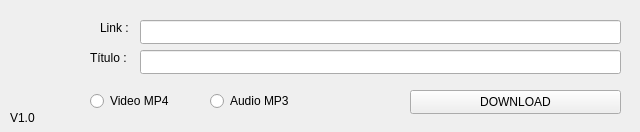
<?xml version="1.0" encoding="UTF-8"?>
<ui version="4.0">
 <class>MainWindow</class>
 <widget class="QMainWindow" name="MainWindow">
  <property name="geometry">
   <rect>
    <x>0</x>
    <y>0</y>
    <width>640</width>
    <height>132</height>
   </rect>
  </property>
  <property name="windowTitle">
   <string>MainWindow</string>
  </property>
  <widget class="QWidget" name="centralwidget">
   <widget class="QLabel" name="lb_logo">
    <property name="geometry">
     <rect>
      <x>0</x>
      <y>10</y>
      <width>81</width>
      <height>91</height>
     </rect>
    </property>
    <property name="text">
     <string>&lt;html&gt;&lt;head/&gt;&lt;body&gt;&lt;p&gt;&lt;img src=&quot;:/ytlogo/ytlogo.png&quot;/&gt;&lt;/p&gt;&lt;/body&gt;&lt;/html&gt;</string>
    </property>
   </widget>
   <widget class="QLabel" name="lb_link">
    <property name="geometry">
     <rect>
      <x>100</x>
      <y>20</y>
      <width>58</width>
      <height>16</height>
     </rect>
    </property>
    <property name="text">
     <string>Link : </string>
    </property>
   </widget>
   <widget class="QLabel" name="lb_titulo">
    <property name="geometry">
     <rect>
      <x>90</x>
      <y>50</y>
      <width>58</width>
      <height>16</height>
     </rect>
    </property>
    <property name="text">
     <string>Título :</string>
    </property>
   </widget>
   <widget class="QLineEdit" name="ln_url">
    <property name="geometry">
     <rect>
      <x>140</x>
      <y>20</y>
      <width>481</width>
      <height>24</height>
     </rect>
    </property>
   </widget>
   <widget class="QLineEdit" name="ln_nome">
    <property name="geometry">
     <rect>
      <x>140</x>
      <y>50</y>
      <width>481</width>
      <height>24</height>
     </rect>
    </property>
   </widget>
   <widget class="QPushButton" name="bt_download">
    <property name="geometry">
     <rect>
      <x>410</x>
      <y>90</y>
      <width>211</width>
      <height>24</height>
     </rect>
    </property>
    <property name="text">
     <string>DOWNLOAD</string>
    </property>
   </widget>
   <widget class="QRadioButton" name="rb_mp4">
    <property name="geometry">
     <rect>
      <x>90</x>
      <y>90</y>
      <width>100</width>
      <height>22</height>
     </rect>
    </property>
    <property name="text">
     <string>Video MP4</string>
    </property>
   </widget>
   <widget class="QRadioButton" name="rb_mp3">
    <property name="geometry">
     <rect>
      <x>210</x>
      <y>90</y>
      <width>100</width>
      <height>22</height>
     </rect>
    </property>
    <property name="text">
     <string>Audio MP3</string>
    </property>
   </widget>
   <widget class="QLabel" name="lb_versao">
    <property name="geometry">
     <rect>
      <x>10</x>
      <y>110</y>
      <width>58</width>
      <height>16</height>
     </rect>
    </property>
    <property name="text">
     <string>V1.0</string>
    </property>
   </widget>
  </widget>
 </widget>
 <resources>
  <include location="ytlogo.qrc"/>
 </resources>
 <connections/>
</ui>
